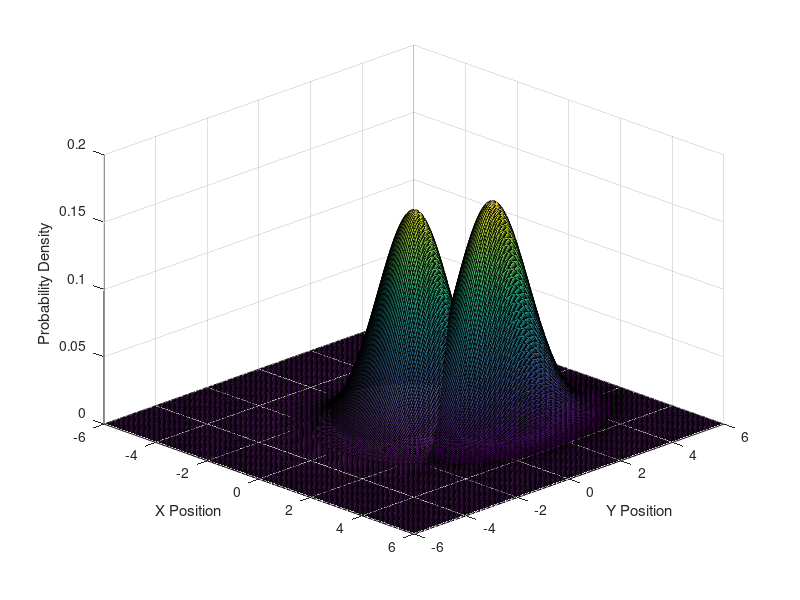

Recreate this plot in MATLAB.
% Clear workspace
clc; clear; close all;

% First Gaussian parameters
mu1_x = 0;
mu1_y = 0;
sigma1_x = 1;
sigma1_y = 1;

% Second Gaussian parameters (shifted)
mu2_x = 1.5;
mu2_y = 1.5;
sigma2_x = 0.8;
sigma2_y = 1.2;

% Grid
x = linspace(-6, 6, 250);
y = linspace(-6, 6, 250);
[X, Y] = meshgrid(x, y);

% First Gaussian
Z1 = (1/(2*pi*sigma1_x*sigma1_y)) * ...
    exp(-(((X - mu1_x).^2)/(2*sigma1_x^2) + ...
          ((Y - mu1_y).^2)/(2*sigma1_y^2)));

% Second Gaussian
Z2 = (1/(2*pi*sigma2_x*sigma2_y)) * ...
    exp(-(((X - mu2_x).^2)/(2*sigma2_x^2) + ...
          ((Y - mu2_y).^2)/(2*sigma2_y^2)));

% Plot
figure;
surf(X, Y, Z1, 'FaceAlpha', 0.9)
hold on
surf(X, Y, Z2, 'FaceAlpha', 0.9)

xlabel('X Position')
ylabel('Y Position')
zlabel('Probability Density')

view(45, 30)
